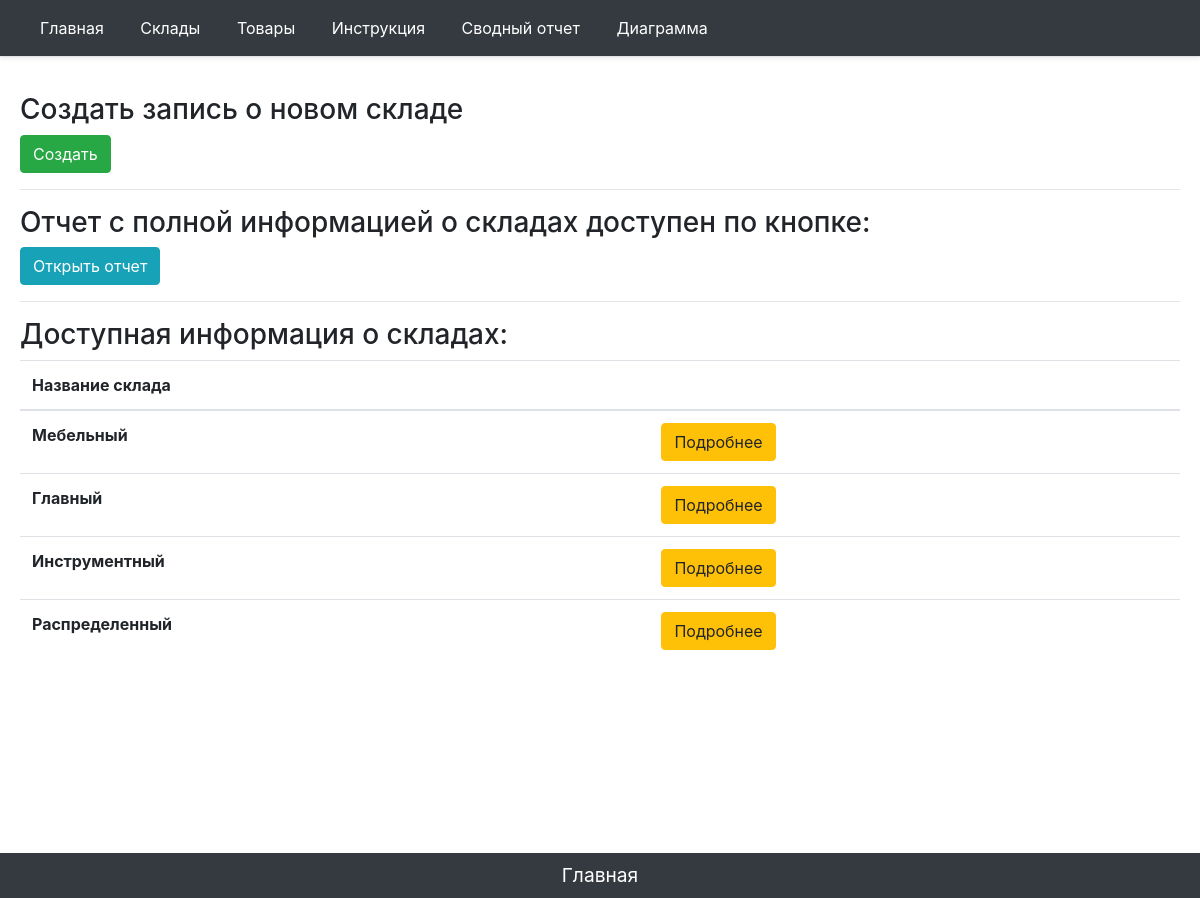
Screenshot of /folds with the database file from the repository.
### main/models.py (models this page shows, shortened)
class FoldNewOne(models.Model):
    name = models.CharField('Название склада', max_length=50)
    parknumber = models.IntegerField('Номер платформы')
    responsible = models.CharField('Ответственный', max_length=50, blank=True)
    adress = models.CharField('Адрес', max_length=200, blank=True)
    square = models.IntegerField('Площадь склада')
    """def get_update_url(self):
        return reverse('fold_update_url',kwargs={'id': self.id})
"""
    class Meta:
        verbose_name = 'Склад'
        verbose_name_plural = 'Склады'

### main/views.py (the view)
# urls.py: path('folds',views.folds_home, name='folds_home'),
def folds_home(request):
    warehouses = FoldNewOne.objects.all()
    return render(request, 'main/folds_home.html', {'title': "Склады", 'warehouses': warehouses})

### main/templates/main/folds_home.html (shortened to what this page needs)
{% extends 'main/base_template.html' %}
{% block content %}
<fieldset>
        <h3>Создать запись о новом складе</h3>
        <a href="{% url 'fold_create_url' %}" class="btn btn-success">Создать</a>
    </fieldset>
    <hr>
<fieldset>
        <h3>Отчет с полной информацией о складах доступен по кнопке:</h3>
        <a href="{% url 'folds_list' %}" class="btn btn-info">Открыть отчет</a>
    </fieldset>
    <hr>
<h3>Доступная информация о складах:</h3>
<fieldset>
{% if warehouses %}
        <table class="table">
          <thead>
            <tr>
              <th scope="col">Название склада</th>
                <th scope="col"></th>
            </tr>
          </thead>
          <tbody>
                {% for element in warehouses %}
                 <tr>
                        <th scope="row" > {{ element.name }}</th>
                        <td><a href="{% url 'fold-detail' element.id %}" class="btn btn-warning">Подробнее</a></td>
                  </tr>
                {% endfor %}
          </tbody>
        </table>
    {% else %}
            <p>Данные отсутвуют!</p>
            {% endif %}
  </fieldset>
{% endblock %}
{% block tomain %}
  <footer class="footer">
    <p align = "middle" class = "my-0 me-md-auto fw-normal p-2 text-white bg-dark align-items-center"><a href="{% url 'home' %}"><font color="white"><big>Главная</big></font></a></p>
    </footer>
{% endblock %}

### main/static/main/css/main.css (style rules this page uses)
table { width: 100%; }
html, body { height: 100%; margin: 0; }
.footer { height: 20px; margin-top: -20px; }

### rows the page displays
FoldNewOne: name "Мебельный"
FoldNewOne: name "Главный"
FoldNewOne: name "Инструментный"
FoldNewOne: name "Распределенный"
